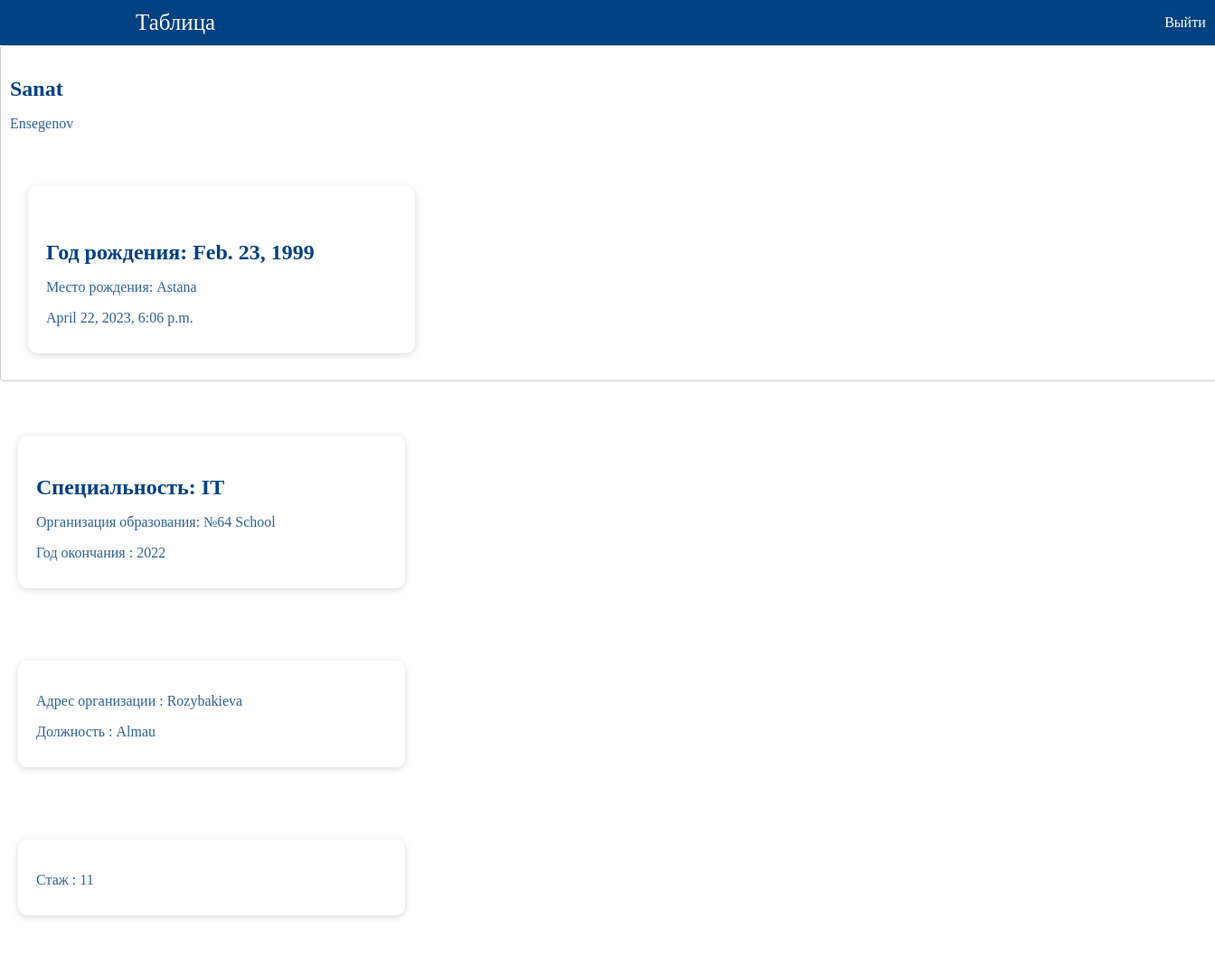
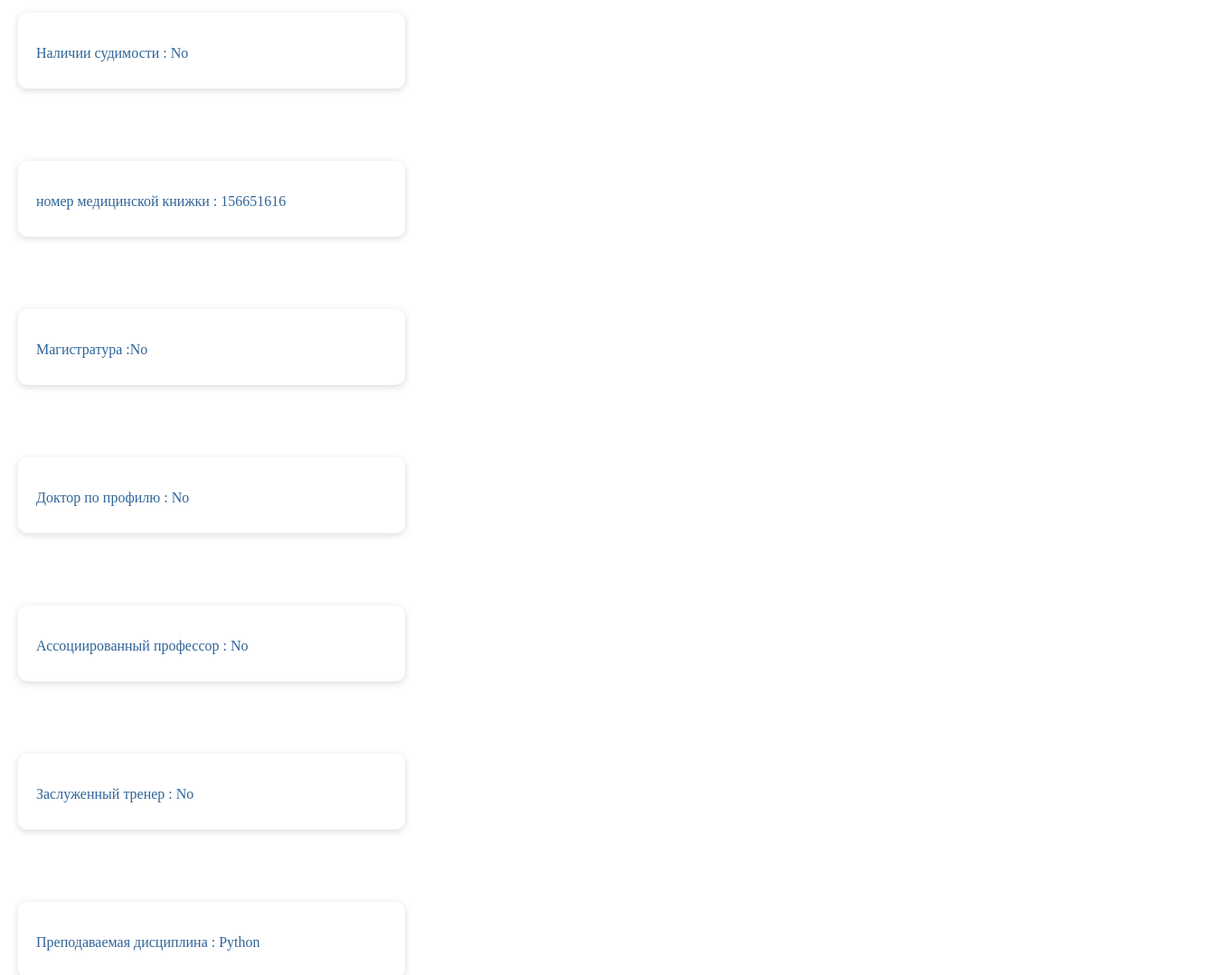
Page /info1/8/ (signed in) on the committed database (2 pictures, top to bottom).
### info1/models.py (models this page shows)
class User_name(models.Model):
    firstname = models.CharField(null=False, max_length=255)
    secondname = models.CharField(null=False, max_length=255, default='')
    created_at = models.DateTimeField(auto_now_add=True)
    owner = models.ForeignKey(User, on_delete=models.CASCADE, null=False, related_name='user_names')
    class Meta:
        verbose_name = 'User_name'
        verbose_name_plural = 'User_names'

class User_birth(models.Model):
    date_of_birth = models.DateField(null=True)
    place_of_birth = models.CharField(null=False, max_length=255)
    created_at = models.DateTimeField(auto_now_add=True, null=False)
    updated_at = models.DateTimeField(auto_now=True)
    user_name = models.ForeignKey(User_name, on_delete=models.CASCADE, null=False, related_name='user_births')
    class Meta:
        verbose_name = 'User_birth'
        verbose_name_plural = 'User_births'

class User_info(models.Model):
    specialization = models.CharField(null=False, max_length=255)
    orga_of_education =  models.CharField(null=False, max_length=255)
    year_of_graduation = models.IntegerField(null=False, default=False)
    user_name = models.ForeignKey(User_name, on_delete=models.CASCADE, null=False, related_name='user_infos')
    class Meta:
        verbose_name = 'User_info'
        verbose_name_plural = 'User_infos'

class User_work(models.Model):
    address = models.CharField(null=False, max_length=255)
    organization = models.CharField(null=False, max_length=255)
    user_name = models.OneToOneField(User_name, on_delete=models.CASCADE, null=False, related_name='user_works')
    class Meta:
        verbose_name = 'User_work'
        verbose_name_plural = 'User_works'

class Practice(models.Model):
    experience = models.IntegerField(null=False, default=False)
    user_name = models.OneToOneField(User_name, on_delete=models.CASCADE, null=False, related_name='practices')
    class Meta:
        verbose_name = 'Practice'
        verbose_name_plural = 'Practices'

class Criminal(models.Model):
    criminal_record = models.CharField(null=False, max_length=255)
    user_name = models.OneToOneField(User_name, on_delete=models.CASCADE, null=False, related_name='criminals')
    class Meta:
        verbose_name = 'Criminal'
        verbose_name_plural = 'Criminals'

class Medicine(models.Model):
    medicine_number = models.CharField(null=False,max_length=255)
    user_name = models.OneToOneField(User_name, on_delete=models.CASCADE, null=False, related_name='medicines')
    class Meta:
        verbose_name = 'Medicine'
        verbose_name_plural = 'Medicines'

class Master(models.Model):
    master_degree = models.CharField(max_length=100, blank=True, null=True)
    user_name = models.OneToOneField(User_name, on_delete=models.CASCADE, null=False, related_name='masters')
    class Meta:
        verbose_name = 'Master'
        verbose_name_plural ='Masters'

class Doctor(models.Model):
    doctor_profile = models.CharField(max_length=100, blank=True, null=False)
    user_name = models.OneToOneField(User_name, on_delete=models.CASCADE, null=False, related_name='doctors')
    class Meta:
        verbose_name = 'Doctor'
        verbose_name_plural ='Doctors'

class Professor(models.Model):
     docent_professor = models.CharField(null=False, max_length=255)
     user_name = models.OneToOneField(User_name, on_delete=models.CASCADE, null=False, related_name='professors')
     class Meta:
        verbose_name = 'Professor'
        verbose_name_plural = 'Professors'

class Sport(models.Model):
    sport_degree = models.CharField(null=False, max_length=255)
    user_name = models.OneToOneField(User_name, on_delete=models.CASCADE, null=False, related_name='sports')
    class Meta:
        verbose_name = 'Sport'
        verbose_name_plural = 'Sports'

class Subject (models.Model):
   subject_of_teaching = models.CharField(null=False, max_length=255)
   user_name = models.OneToOneField(User_name, on_delete=models.CASCADE, null=False, related_name='subjects')
   class Meta:
        verbose_name = 'Subject'
        verbose_name_plural = 'Subjects'

### info1/views.py (the view)
# urls.py: path('info1/<int:pk>/', user_name_details, name='user_name_details'),
def user_name_details(request, pk):
    if request.user.is_authenticated:
        user_name = User_name.objects.get(id=pk)
        user_births = User_birth.objects.filter(user_name_id=pk).order_by('-created_at')
        user_infos = User_info.objects.filter(user_name_id=pk).order_by
        user_works = User_work.objects.filter(user_name_id=pk).order_by
        practices = Practice.objects.filter(user_name_id=pk).order_by
        criminals = Criminal.objects.filter(user_name_id=pk).order_by
        medicines = Medicine.objects.filter(user_name_id=pk).order_by
        masters = Master.objects.filter(user_name_id=pk).order_by
        doctors = Doctor.objects.filter(user_name_id=pk).order_by
        phds = Phd.objects.filter(user_name_id=pk).order_by
        professors = Professor.objects.filter(user_name_id=pk).order_by
        sports = Sport.objects.filter(user_name_id=pk).order_by
        subjects = Subject.objects.filter(user_name_id=pk).order_by
        form = CreateBirthForm()
        form1 = CreateInfoForm()
        form2 = CreateWorkForm()
        form3 = CreatePracticeForm()
        form4 = CreateCriminalForm()
        form5 = CreateMedicineForm()
        form6 = CreateMasterForm()
        form7 = CreateDoctorForm()
        form8 = CreatePhdForm()
        form9 = CreateProfessorForm()
        form10 = CreateSportForm()
        form11 = CreateSubjectForm()
        return render(request, 'info1/user-name-details.html', {'user_name': user_name, 'user_births':user_births, 'user_infos':user_infos, 'user_works':user_works, 'practices':practices,
             'criminals':criminals, 'medicines':medicines, 'masters':masters, 'doctors':doctors, 'phds':phds, 'professors':professors, 'sports':sports, 'subjects':subjects,
            'form':form, 'form1':form1, 'form2':form2,'form3':form3, 'form4':form4, 'form5':form5, 'form6':form6, 'form7':form7, 'form8':form8, 'form9':form9, 'form10':form10, 'form11':form11})
    else:
        return redirect('/auth/login/')

### info1/templates/info1/user-name-details.html (shortened to what this page needs)
<!DOCTYPE html>
<html lang="en">
<head>
</head>
<body>
  <div class="menu"  >
    <div class="menu1" >
      <div class="tab">Таблица</div>
          <div style="margin-left: 50px;"><a class="q" aria-current="page" href="/auth/logout">Выйти</a></div>
    </div>
  </div>
  <div class="card-1">
    <div class="card+1">
      <div class="card-header">
        <div>
        <h3 class="card-title">{{user_name.firstname}}</h3>
        <p class="card-text">{{user_name.secondname}}</p>
      </div>
      </div>
    </div>
      {% if user_births|length %}
        <div class="card-group">
          {% for user_birth in user_births %}
            <div class="card">
              <div class="card-body">
                <h5 class="card-title">Год рождения: {{ user_birth.date_of_birth }}</h5>
                <p class="card-text">Место рождения: {{ user_birth.place_of_birth }}</p>
                <p class="card-text">{{ user_name.created_at }}</p>
              </div>
            </div>
          {% endfor %}
        </div>
      {% else %}
        <div class="card">
          <div class="card-body">
            <h4 class="card-title">Еще не создано ни одной записи!</h4>
          </div>
        </div>
      {% endif %}
    </div>
    {% if user_infos|length %}
                <div class="card-group">
                  {% for user_info in user_infos %}
                  <div class='card'>
                            <div class="card-body">
                                <p class="card-title">Специальность: {{ user_info.specialization }}</p>
                                <p class="card-text">Организация образования: {{ user_info.orga_of_education }}</p>
                                <p class="card-text">Год окончания : {{ user_info.year_of_graduation}}</p>
                            </div>
                    </div>
                    {% endfor %}
                </div>
      {% else %}
        <div class="card">
          <div class="card-body">
            <h4 class="card-title">Еще не создано ни одной записи!</h4>
          </div>
        </div>
      {% endif %}
      {% if user_works|length %}
       <div class="card-group">
          {% for user_work in user_works %}
                    <div class="card">
                        <div class="card-body">
                          <p class="card-text">Адрес организации : {{ user_work.address}}</p>
                          <p class="card-text">Должность : {{ user_work.organization}}</p>
                        </div>
                    </div>
            {% endfor %}
        </div>
      {% else %}
      <div class="card">
        <div class="card-body">
          <h4 class="card-title">Еще не создано ни одной записи!</h4>
        </div>
      </div>
    {% endif %}
    {% if practices|length %}
    <div class="card-group">
       {% for practice in practices %}
                 <div class="card">
                     <div class="card-body">
                       <p class="card-text">Стаж : {{ practice.experience}}</p>
                     </div>
                 </div>
         {% endfor %}
     </div>
   {% else %}
   <div class="card">
     <div class="card-body">
       <h4 class="card-title">Еще не создано ни одной записи!</h4>
     </div>
   </div>
 {% endif %}
    {% if criminals|length %}
       <div class="card-group">
          {% for criminal in criminals %}
                    <div class="card">
                        <div class="card-body">
                          <p class="card-text">Наличии судимости : {{ criminal.criminal_record}}</p>
                        </div>
                    </div>
            {% endfor %}
        </div>
      {% else %}
      <div class="card">
        <div class="card-body">
          <h4 class="card-title">Еще не создано ни одной записи!</h4>
        </div>
      </div>
    {% endif %}
    {% if medicines|length %}
    <div class="card-group">
       {% for medicine in medicines %}
                 <div class="card">
                     <div class="card-body">
                      <p class="card-text">номер медицинской книжки : {{ medicine.medicine_number}}</p>
                     </div>
                 </div>
         {% endfor %}
     </div>
   {% else %}
   <div class="card">
     <div class="card-body">
       <h4 class="card-title">Еще не создано ни одной записи!</h4>
     </div>
   </div>
 {% endif %}
    {% if masters|length %}
    <div class="card-group">
       {% for master in masters %}
                 <div class="card">
                     <div class="card-body">
                      <p class="card-text">Магистратура :{{ master.master_degree}}</p>
                     </div>
                 </div>
         {% endfor %}
     </div>
   {% else %}
   <div class="card">
     <div class="card-body">
       <h4 class="card-title">Еще не создано ни одной записи!</h4>
     </div>
   </div>
 {% endif %}
  {% if doctors|length %}
  <div class="card-group">
     {% for doctor in doctors %}
               <div class="card">
                   <div class="card-body">
                    <p class="card-text">Доктор по профилю : {{ doctor.doctor_profile}}</p>
                   </div>
               </div>
       {% endfor %}
   </div>
 {% else %}
 <div class="card">
   <div class="card-body">
     <h4 class="card-title">Еще не создано ни одной записи!</h4>
   </div>
 </div>
{% endif %}
    {% if professors|length %}
    <div class="card-group">
       {% for professor in professors %}
                 <div class="card">
                     <div class="card-body">
                      <p class="card-text">Ассоциированный профессор : {{ professor.docent_professor}}</p>
                     </div>
                 </div>
         {% endfor %}
     </div>
   {% else %}
   <div class="card">
     <div class="card-body">
       <h4 class="card-title">Еще не создано ни одной записи!</h4>
     </div>
   </div>
 {% endif %}
  {% if sports|length %}
  <div class="card-group">
     {% for sport in sports %}
               <div class="card">
                   <div class="card-body">
                    <p class="card-text">Заслуженный тренер : {{ sport.sport_degree}}</p>
                   </div>
               </div>
       {% endfor %}
   </div>
 {% else %}
 <div class="card">
   <div class="card-body">
     <h4 class="card-title">Еще не создано ни одной записи!</h4>
   </div>
 </div>
{% endif %}
  {% if subjects|length %}
  <div class="card-group">
     {% for subject in subjects %}
               <div class="card">
                   <div class="card-body">
                    <p class="card-text"> Преподаваемая дисциплина : {{ subject.subject_of_teaching}}</p>
                   </div>
               </div>
       {% endfor %}
   </div>
 {% else %}
 <div class="card">
   <div class="card-body">
     <h4 class="card-title">Еще не создано ни одной записи!</h4>
   </div>
 </div>
{% endif %}
</body>
</html>

### info1/templates/info1/user-name-details.html (style rules this page uses)
body { margin: 0; }
.tab { color: #fff; margin-left: 150px; margin-right: 1000px; font-size: 25px; }
.menu { background-color: #004282; }
.menu1 { display: flex; align-items: center; height: 50px; }
.q { color: #fff; text-decoration: none; }
.card-1 { width: 100%; border: 1px solid #ccc; border-radius: 4px; padding: 10px; margin-bottom: 20px; }
.card-group { display: flex; flex-wrap: wrap; justify-content: space-between; margin: 0 -10px; margin-top: 50px; margin-left: 10px; }
.card { width: calc(33.33% - 20px); margin: 0 10px 20px; box-shadow: 0px 2px 8px rgba(0, 0, 0, 0.15); border-radius: 10px; overflow: hidden; transition: transform 0.2s ease-in-out; margin-top: 10px; }
.card-body { padding: 20px; }
.card-title { margin-bottom: 15px; font-size: 24px; font-weight: 600; color: #004282; }
.card-text { margin-bottom: 10px; font-size: 16px; color: #004182d0; }

### rows in the picture
User_name: firstname "Sanat", secondname "Ensegenov", created_at "April 22, 2023, 6:06 p.m."
User_birth: date_of_birth "Feb. 23, 1999", place_of_birth "Astana"
User_info: specialization "IT", orga_of_education "№64 School", year_of_graduation "2022"
User_work: address "Rozybakieva", organization "Almau"
Practice: experience "11"
Criminal: criminal_record "No"
Medicine: medicine_number "156651616"
Master: master_degree "No"
Doctor: doctor_profile "No"
Professor: docent_professor "No"
Sport: sport_degree "No"
Subject: subject_of_teaching "Python"
